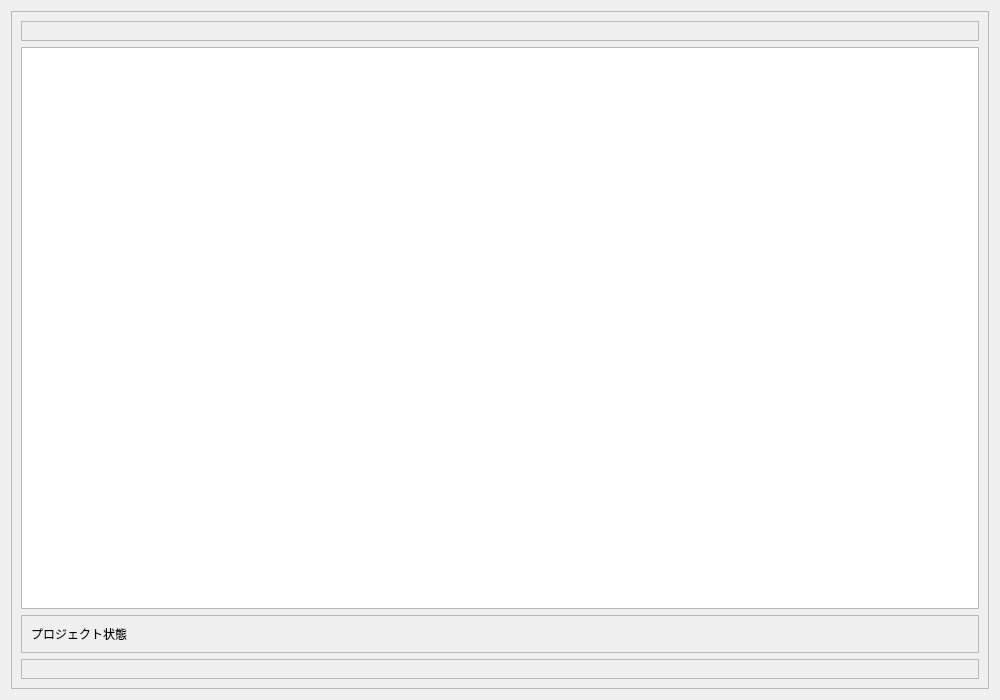
<?xml version="1.0" encoding="UTF-8"?>
<ui version="4.0">
 <class>OverviewWorkspace</class>
 <widget class="QWidget" name="overviewWorkspace">
  <property name="geometry"><rect><x>0</x><y>0</y><width>1000</width><height>700</height></rect></property>
  <layout class="QVBoxLayout" name="verticalLayout_overview"><item><widget class="QScrollArea" name="overviewScrollArea"><property name="widgetResizable"><bool>true</bool></property><widget class="QWidget" name="overviewScrollContents"><layout class="QVBoxLayout" name="verticalLayout_overviewContents"><item><widget class="QFrame" name="summaryCardContainer"><property name="frameShape"><enum>QFrame::StyledPanel</enum></property><layout class="QGridLayout" name="gridLayout_summaryCards"/></widget></item><item><widget class="QTableView" name="recentActivityTable"/></item><item><widget class="QFrame" name="projectHealthPanel"><property name="frameShape"><enum>QFrame::StyledPanel</enum></property><layout class="QVBoxLayout" name="verticalLayout_health"><item><widget class="QLabel" name="projectHealthTitleLabel"><property name="text"><string>プロジェクト状態</string></property></widget></item></layout></widget></item><item><widget class="QFrame" name="overviewQuickActionContainer"><property name="frameShape"><enum>QFrame::StyledPanel</enum></property><layout class="QHBoxLayout" name="horizontalLayout_quickActions"/></widget></item></layout></widget></widget></item></layout>
 </widget>
 <resources/>
 <connections/>
</ui>
